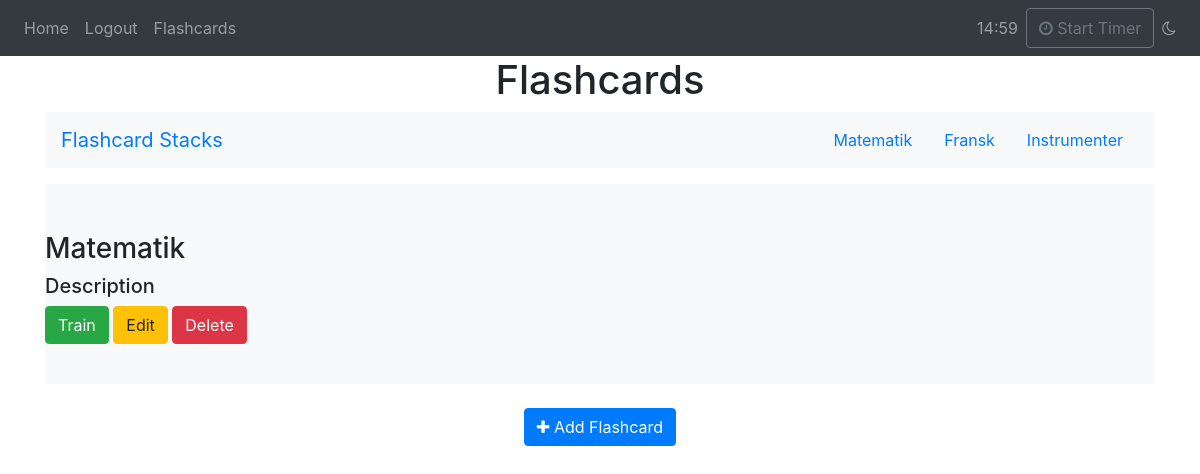
Screenshot of /flashcards (signed in) with the database file from the repository.
### website/models.py (models this page shows)
class FlashcardStack(db.Model):
    id = db.Column(db.Integer, primary_key=True)
    title = db.Column(db.String(100), nullable=False)
    user_id = db.Column(db.Integer, db.ForeignKey("user.id"))
    flashcards = db.relationship("Flashcard", backref="stack", lazy=True)

### website/views.py (the view)
@views.route("/flashcards", methods=["GET", "POST"])
@login_required
def flashcards():
    return render_template("flashcards.html", user=current_user)

### website/__init__.py (called while the page is built)
def create_app():
    app = Flask(__name__)
    app.config["SECRET_KEY"] = "hafswasd"
    app.config["SQLALCHEMY_DATABASE_URI"] = f"sqlite:///{DB_NAME}"
    db.init_app(app)
    from .views import views
    from .auth import auth
    app.register_blueprint(views, url_prefix="/")
    app.register_blueprint(auth, url_prefix="/")
    from .models import User, Note
    create_database(app)
    login_manager = LoginManager()
    login_manager.login_view = "auth.login"
    login_manager.init_app(app)
    @login_manager.user_loader
    def load_user(id):
        return User.query.get(int(id))
    return app

### website/templates/flashcards.html
{% extends "base.html" %} {% block title %} Flashcards {% endblock %} {% block
content %}
<h1 align="center">Flashcards</h1>
<nav id="navbar-example2" class="navbar bg-light px-3 mb-3">
  <a class="navbar-brand" href="#">Flashcard Stacks</a>
  <ul class="nav nav-pills">
    {% for stack in user.flashcard_stacks %}
    <li class="nav-item">
      <a class="nav-link" href="#stack{{ stack.id }}">{{ stack.title }}</a>
    </li>
    {% endfor %}
  </ul>
</nav>
<div
  data-bs-spy="scroll"
  data-bs-target="#navbar-example2"
  data-bs-offset="0"
  class="scrollspy-example bg-light rounded-2"
  style="height: 200px; overflow-y: auto"
>
  {% for stack in user.flashcard_stacks %}
  <div id="stack{{ stack.id }}" class="py-5">
    <h3>{{ stack.title }}</h4>
    <ul class="list-group list-group-flush">
      <h5>Description</h5>
      <div class="d-grid gap-2 d-md-block">
        <a href="/train?stackId={{ stack.id }}" class="btn btn-success" role="button">Train</a>
        <a href="/editcards?stackId={{ stack.id }}" class="btn btn-warning" role="button">Edit</a>
        <a href="/deletecards" class="btn btn-danger" role="button">Delete</a>
    </div>
    </ul>
  </div>
  {% endfor %}
</div>
<div class="text-center mt-4">
  <a href="/createflashcards" class="btn btn-primary">
    <i class="fa fa-plus"></i> Add Flashcard
  </a>
</div>
{% endblock %} {% block scripts %} {% endblock %}

### website/templates/base.html (style rules this page uses)
:root { --bg-dark: #50596c; --bg-darker: #5f6469; --bg-darkest: #343a40; --bg-answer: #333; --text-light: #d3d3d3; --border-color: #707070; }

### rows the page displays
FlashcardStack: title "Matematik"
FlashcardStack: title "Fransk"
FlashcardStack: title "Instrumenter"
